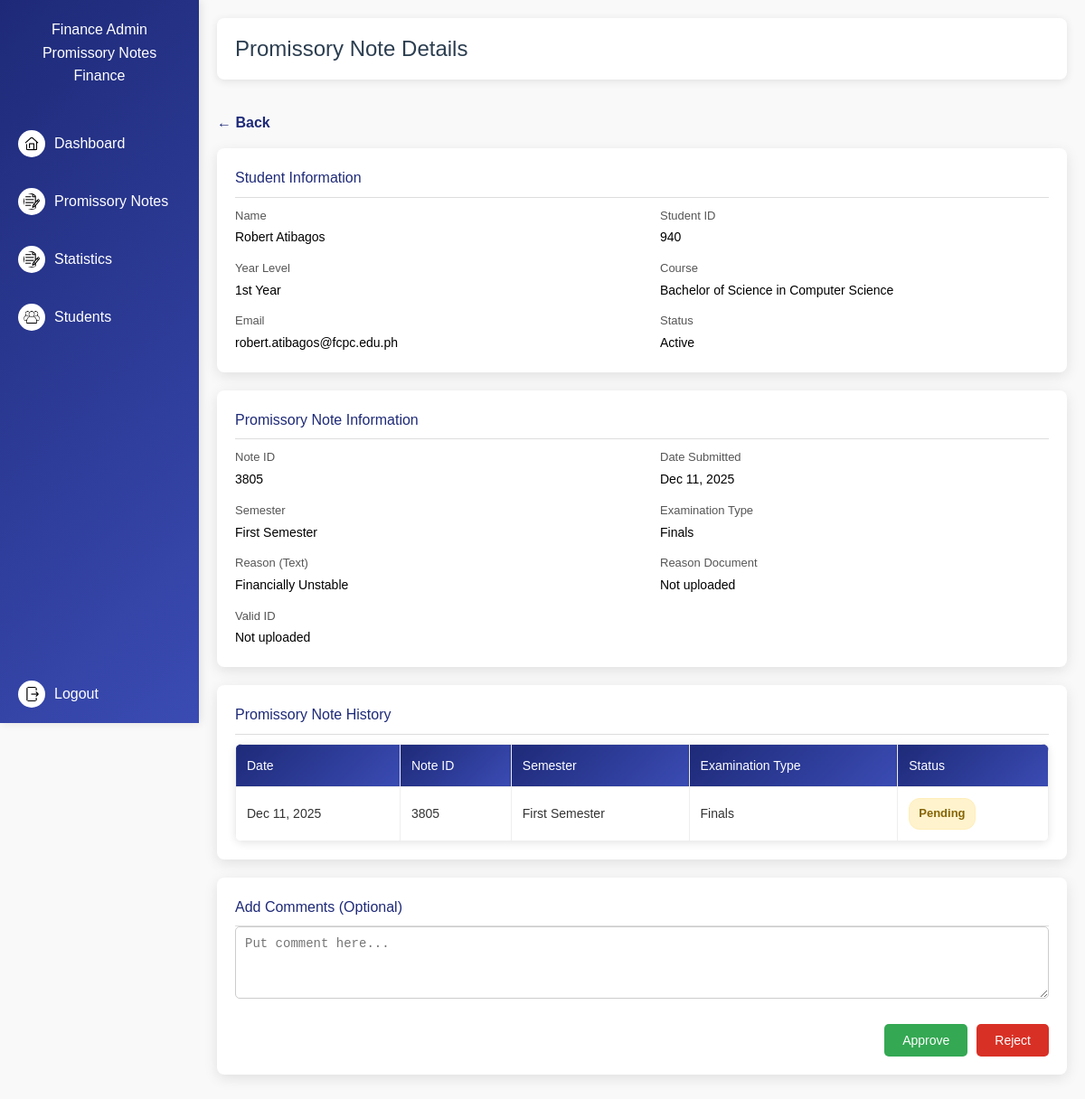
Before: /finance/promissory/3805 (signed in) with the older database file.
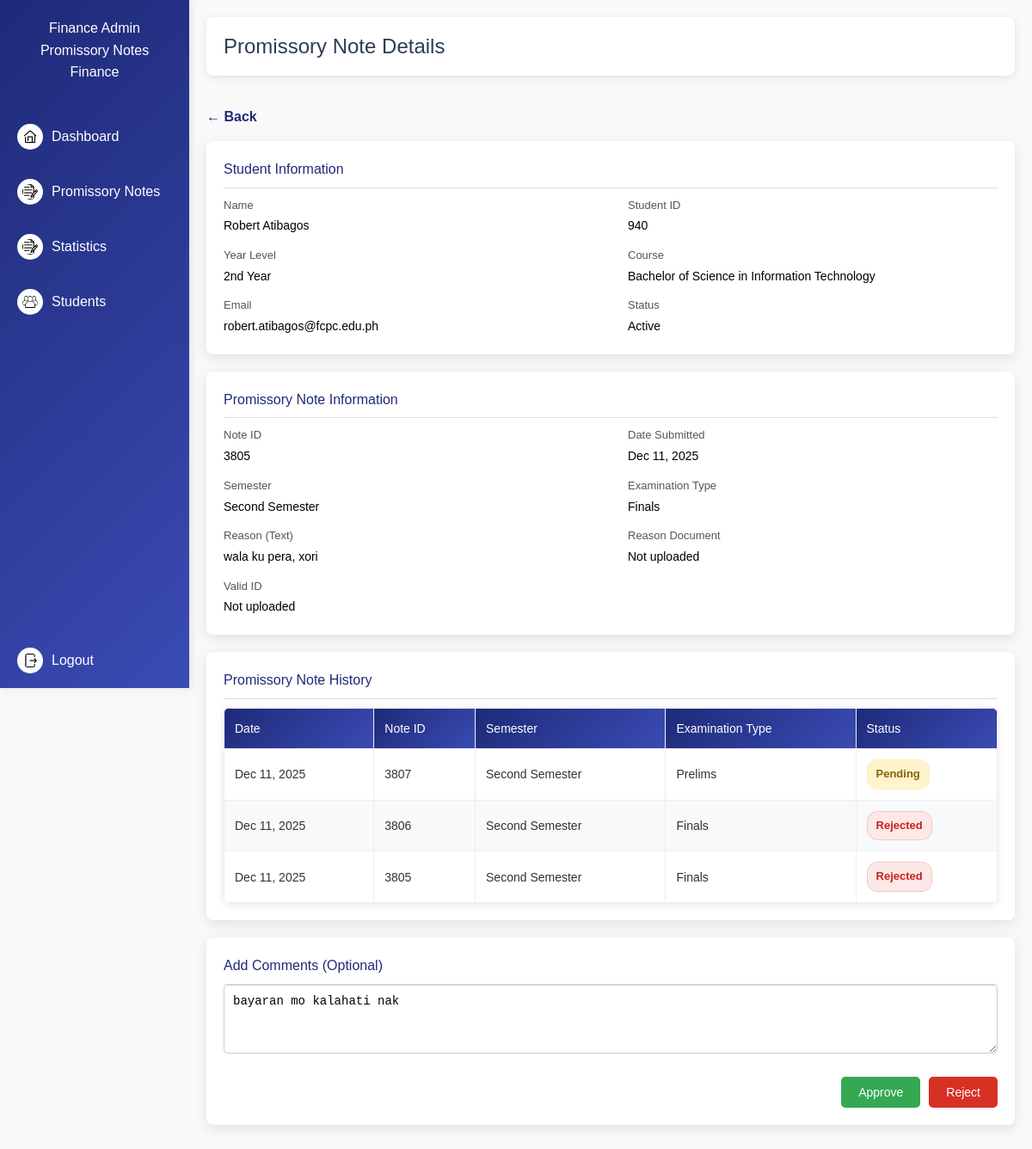
After: the same page with the newer database file.
### models.py (models this page shows, shortened)
class Account(db.Model):
    id = db.Column(db.Integer, primary_key=True, autoincrement=True)
    first_name = db.Column(db.String(50), nullable=False)
    middle_name = db.Column(db.String(50))
    last_name = db.Column(db.String(50), nullable=False)
    suffix = db.Column(db.String(10))
    email = db.Column(db.String(100), unique=True, nullable=False)
    _role = db.Column("role", db.String(20), nullable=False)
    _status = db.Column("status", db.String(20), nullable=False)
    password_hash = db.Column(db.String(255), nullable=False)
    plain_password = db.Column(db.String(100), nullable=False)
    year_level = db.Column(db.String(20))
    course = db.Column(db.String(100))
    @property
    def role(self):
        return self._role
    @role.setter
    def role(self, value):
        self._role = value.capitalize() if value else value
    @property
    def status(self):
        return self._status
    @status.setter
    def status(self, value):
        self._status = value.capitalize() if value else value

class PromissoryRequest(db.Model):
    id = db.Column(db.Integer, primary_key=True)
    student_id = db.Column(db.Integer, db.ForeignKey(
        'account.id'), nullable=False)
    student = db.relationship("Account", backref="promissory_requests")
    year_level = db.Column(db.String(20), nullable=False)
    course = db.Column(db.String(100), nullable=False)
    email = db.Column(db.String(100), nullable=False)
    reason_text = db.Column(db.Text)
    reason_doc = db.Column(db.String(255))
    valid_id = db.Column(db.String(255))
    semester_type = db.Column(db.String(50))
    semester = db.Column(db.String(50))
    school_year = db.Column(db.String(20))
    status = db.Column(db.String(20), default="Pending")
    comments = db.Column(db.Text)
    requested_at = db.Column(db.DateTime, default=datetime.utcnow)

### finance_routes.py (the view)
@finance_bp.route("/promissory/<int:promissory_id>")
@require_role("Finance")
def view_promissory(promissory_id):
    promissory_req = PromissoryRequest.query.get(promissory_id)
    if not promissory_req:
        flash("The selected promissory note was not found or has been deleted.", "warning")
        return render_template("finance/promissory_details.html",
                               student=None, promissory_data=None, promissory_history=[],
                               finance_user=session.get("user_name", "Finance User"))
    student = promissory_req.student
    history_query = PromissoryRequest.query.filter_by(
        student_id=student.id).order_by(PromissoryRequest.requested_at.desc()).all()
    promissory_data = {
        "note_id": promissory_req.id,
        "reason_text": promissory_req.reason_text,
        "reason_doc": promissory_req.reason_doc,
        "valid_id": promissory_req.valid_id,
        "comments": promissory_req.comments,
        "semester": promissory_req.semester or "N/A",
        "semester_type": promissory_req.semester_type or "N/A",
        "date_submitted": promissory_req.requested_at.strftime('%b %d, %Y')
    }
    promissory_history = [
        {
            "date": r.requested_at.strftime('%b %d, %Y'),
            "note_id": r.id,
            "semester": r.semester or "N/A",
            "semester_type": r.semester_type or "N/A",
            "status": r.status
        } for r in history_query
    ]
    return render_template(
        "finance/promissory_details.html",
        student=student,
        promissory_data=promissory_data,
        promissory_history=promissory_history,
        finance_user=session.get("user_name", "Finance User")
    )

### app.py (called while the page is built)
@app.before_request
def protect_admin_routes():
    if request.path.startswith("/admin"):
        if "user_id" not in session or session.get("role") != "Admin":
            flash("Admin access required.", "danger")
            return redirect(url_for("login"))

### finance_routes.py (called while the page is built)
def require_role(role=None):
    def wrapper(func):
        @wraps(func)
        def decorated_function(*args, **kwargs):
            if "user_id" not in session:
                flash("Please log in first.", "warning")
                return redirect(url_for("login"))
            if role and session.get("role") != role:
                flash("Access denied.", "danger")
                return redirect(url_for("login"))
            return func(*args, **kwargs)
        return decorated_function
    return wrapper

### templates/finance/promissory_details.html (shortened to what this page needs)
<!DOCTYPE html>
<html lang="en">
<head>
</head>
<body>
  <nav class="sidebar" id="sidebar">
    <h2>{{ finance_user }}<br>Promissory Notes <br>Finance</h2>
    <a href="{{ url_for('finance.dashboard') }}"><img src="{{ url_for('static', filename='images/dashboard.png') }}"
        class="icon"> Dashboard</a>
    <a href="{{ url_for('finance.promissory_notes') }}"><img src="{{ url_for('static', filename='images/notes.png') }}"
        class="icon"> Promissory Notes</a>
    <a href="{{ url_for('finance.all_promissory') }}"><img src="{{ url_for('static', filename='images/notes.png') }}"
        class="icon"> Statistics</a>
    <a href="{{ url_for('finance.students_promissory') }}"
      class="{% if request.endpoint=='finance.students_promissory' %}active{% endif %}">
      <img src="{{ url_for('static', filename='images/students.png') }}" class="icon"> Students
    </a>
    <a href="{{ url_for('finance.logout') }}" class="logout-btn"><img
        src="{{ url_for('static', filename='images/logout.png') }}" class="icon"> Logout</a>
  </nav>
  <main class="main-content">
    {% if not promissory_data %}
    <script>
      document.addEventListener('DOMContentLoaded', () => {
        showNotification("The selected promissory note was not found or has been deleted.", 5000);
      });
    </script>
    {% else %}
    <header class="header">
      <h2>Promissory Note Details</h2>
    </header>
    <a href="{{ url_for('finance.promissory_notes') }}" class="back-btn">&larr; Back</a>
    <section class="card">
      <h3>Student Information</h3>
      <div class="info-grid">
        <div class="info-item"><strong>Name</strong><span>{{ student.first_name }} {{ student.last_name }}</span></div>
        <div class="info-item"><strong>Student ID</strong><span>{{ student.id }}</span></div>
        <div class="info-item"><strong>Year Level</strong><span>{{ student.year_level }}</span></div>
        <div class="info-item"><strong>Course</strong><span>{{ student.course }}</span></div>
        <div class="info-item"><strong>Email</strong><span>{{ student.email }}</span></div>
        <div class="info-item"><strong>Status</strong><span>{{ student.status }}</span></div>
      </div>
    </section>
    <section class="card">
      <h3>Promissory Note Information</h3>
      <div class="info-grid">
        <div class="info-item"><strong>Note ID</strong><span>{{ promissory_data.note_id }}</span></div>
        <div class="info-item"><strong>Date Submitted</strong><span>{{ promissory_data.date_submitted }}</span></div>
        <div class="info-item"><strong>Semester</strong><span>{{ promissory_data.semester|default('N/A') }}</span></div>
        <div class="info-item"><strong>Examination Type</strong><span>{{ promissory_data.semester_type|default('N/A')
            }}</span></div>
        <div class="info-item"><strong>Reason (Text)</strong><span>{{ promissory_data.reason_text or 'Not provided'
            }}</span></div>
        <div class="info-item"><strong>Reason Document</strong>
          {% if promissory_data.reason_doc %}
          <a href="{{ url_for('static', filename=promissory_data.reason_doc) }}" download>Download Reason</a>
          {% else %}
          <span>Not uploaded</span>
          {% endif %}
        </div>
        <div class="info-item"><strong>Valid ID</strong>
          {% if promissory_data.valid_id %}
          <a href="{{ url_for('static', filename=promissory_data.valid_id) }}" download>Download Valid ID</a>
          {% else %}
          <span>Not uploaded</span>
          {% endif %}
        </div>
      </div>
    </section>
    <section class="card">
      <h3>Promissory Note History</h3>
      <table>
        <thead>
          <tr>
            <th>Date</th>
            <th>Note ID</th>
            <th>Semester</th>
            <th>Examination Type</th>
            <th>Status</th>
          </tr>
        </thead>
        <tbody>
          {% for note in promissory_history %}
          <tr>
            <td>{{ note.date }}</td>
            <td>{{ note.note_id }}</td>
            <td>{{ note.semester }}</td>
            <td>{{ note.semester_type }}</td>
            <td>
              <span class="status {{ note.status|lower }}">{{ note.status }}</span>
            </td>
          </tr>
          {% endfor %}
        </tbody>
      </table>
    </section>
    <section class="card">
      <h3>Add Comments (Optional)</h3>
      <form id="promissoryForm" method="POST"
        action="{{ url_for('finance.update_promissory', promissory_id=promissory_data.note_id) }}">
        <textarea name="comments" placeholder="Put comment here...">{{ promissory_data.comments or '' }}</textarea>
        <div class="actions">
          <button type="button" class="btn approve" data-action="approve">Approve</button>
          <button type="button" class="btn reject" data-action="reject">Reject</button>
        </div>
      </form>
    </section>
    {% endif %}
  </main>
</body>
</html>

### templates/finance/promissory_details.html (style rules this page uses)
* { margin: 0; padding: 0; box-sizing: border-box; }
body { font-family: Arial, sans-serif; line-height: 1.6; color: #333; background-color: #f9f9f9; }
.sidebar { width: 220px; height: 100vh; background: linear-gradient(135deg, #1e2a78, #3a4bb3); color: #fff; position: fixed; top: 0; left: 0; padding-top: 20px; display: flex; flex-direction: column; box-shadow: 2px 0 10px rgba(0, 0, 0, 0.1); transition: transform 0.3s ease; }
.sidebar h2 { text-align: center; font-size: 16px; margin: 0 10px 30px; font-weight: 300; overflow: hidden; text-overflow: ellipsis; white-space: nowrap; }
.sidebar a { display: flex; align-items: center; padding: 12px 20px; color: #fff; text-decoration: none; margin: 5px 0; border-radius: 5px; transition: background-color 0.3s ease; }
.sidebar img.icon { width: 30px; height: px; margin-right: 10px; background: #fff; border-radius: 50%; padding: 6px; }
.logout-btn { position: absolute; bottom: 0; left: 0; right: 0; padding: 12px 20px; text-decoration: none; border-radius: 0; }
.main-content { margin-left: 220px; padding: 20px; min-height: 100vh; }
.header { display: flex; justify-content: space-between; align-items: center; background: #fff; padding: 15px 20px; border-radius: 8px; box-shadow: 0 2px 10px rgba(0, 0, 0, 0.1); margin-bottom: 20px; }
.header h2 { font-weight: 300; color: #2c3e50; }
.back-btn { display: inline-block; margin: 15px 0; color: #1e2a78; text-decoration: none; font-weight: 600; transition: color 0.3s ease; }
.card { background: #fff; border-radius: 8px; box-shadow: 0 4px 15px rgba(0, 0, 0, 0.1); padding: 20px; margin-bottom: 20px; }
.card h3 { margin-top: 0; border-bottom: 1px solid #ddd; padding-bottom: 8px; font-size: 16px; color: #1e2a78; font-weight: 300; }
.info-grid { display: grid; grid-template-columns: repeat(2, 1fr); gap: 12px 40px; margin-top: 10px; }
.info-item strong { display: block; font-size: 13px; color: #555; font-weight: 500; }
.info-item span { font-size: 14px; color: #000; }
table { width: 100%; border-collapse: collapse; margin-top: 10px; background: #fff; border-radius: 8px; overflow: hidden; box-shadow: 0 2px 10px rgba(0, 0, 0, 0.1); }
th, td { border: 1px solid #eee; padding: 12px; font-size: 14px; text-align: left; }
th { background: linear-gradient(135deg, #1e2a78, #3a4bb3); color: #fff; font-weight: 500; }
tbody tr:nth-child(even) { background: #f8f9fa; }
.status { padding: 6px 10px; border-radius: 12px; font-size: 13px; font-weight: 600; display: inline-block; }
.status.rejected { background: #fce8e6; color: #c5221f; border: 1px solid #f5c6c4; }
.status.pending { background: #fff3cd; color: #856404; border: 1px solid #ffeeba; }
textarea { width: 100%; border: 1px solid #ccc; border-radius: 5px; padding: 10px; font-size: 14px; resize: vertical; min-height: 80px; transition: border-color 0.3s ease; }
.actions { margin-top: 20px; display: flex; justify-content: flex-end; gap: 10px; }
.btn { padding: 10px 20px; border: none; border-radius: 5px; font-size: 14px; cursor: pointer; transition: background-color 0.3s ease; }
.btn.approve { background: #34a853; color: #fff; }
.btn.reject { background: #d93025; color: #fff; }

Changed rows visible on the page:
changed Account "Robert": year_level "1st Year" → "2nd Year"; course "Bachelor of Science in Computer Science" → "Bachelor of Science in Information Technology"
changed PromissoryRequest id 3805: semester "First Semester" → "Second Semester"; reason_text "Financially Unstable" → "wala ku pera, xori"; status "Pending" → "Rejected"; comments (not shown) → "bayaran mo kalahati nak"
added PromissoryRequest: date "Dec 11, 2025", note_id "3807", semester "Second Semester", semester_type "Prelims", status "Pending"
added PromissoryRequest: date "Dec 11, 2025", note_id "3806", semester "Second Semester", semester_type "Finals", status "Rejected"
